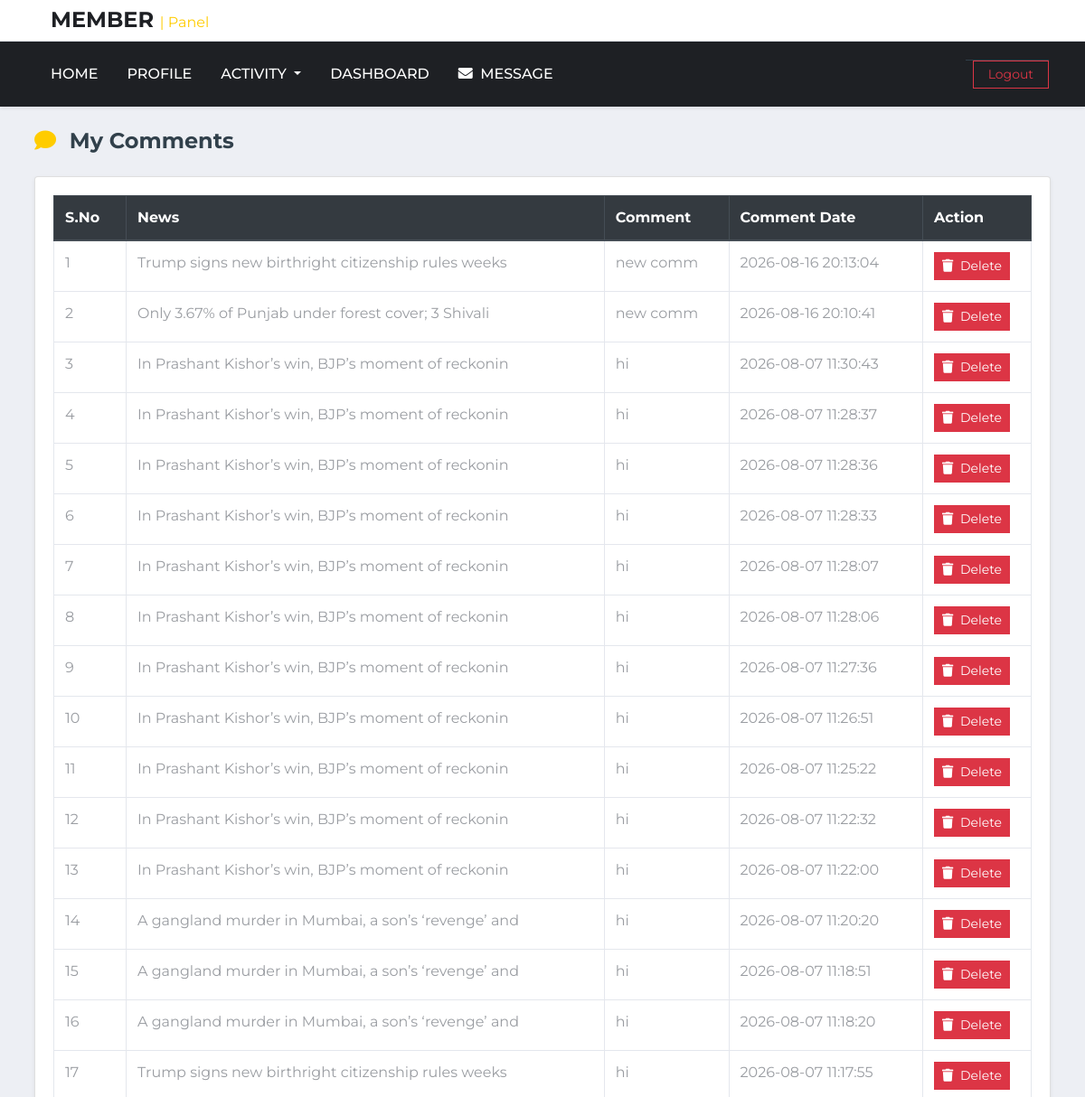
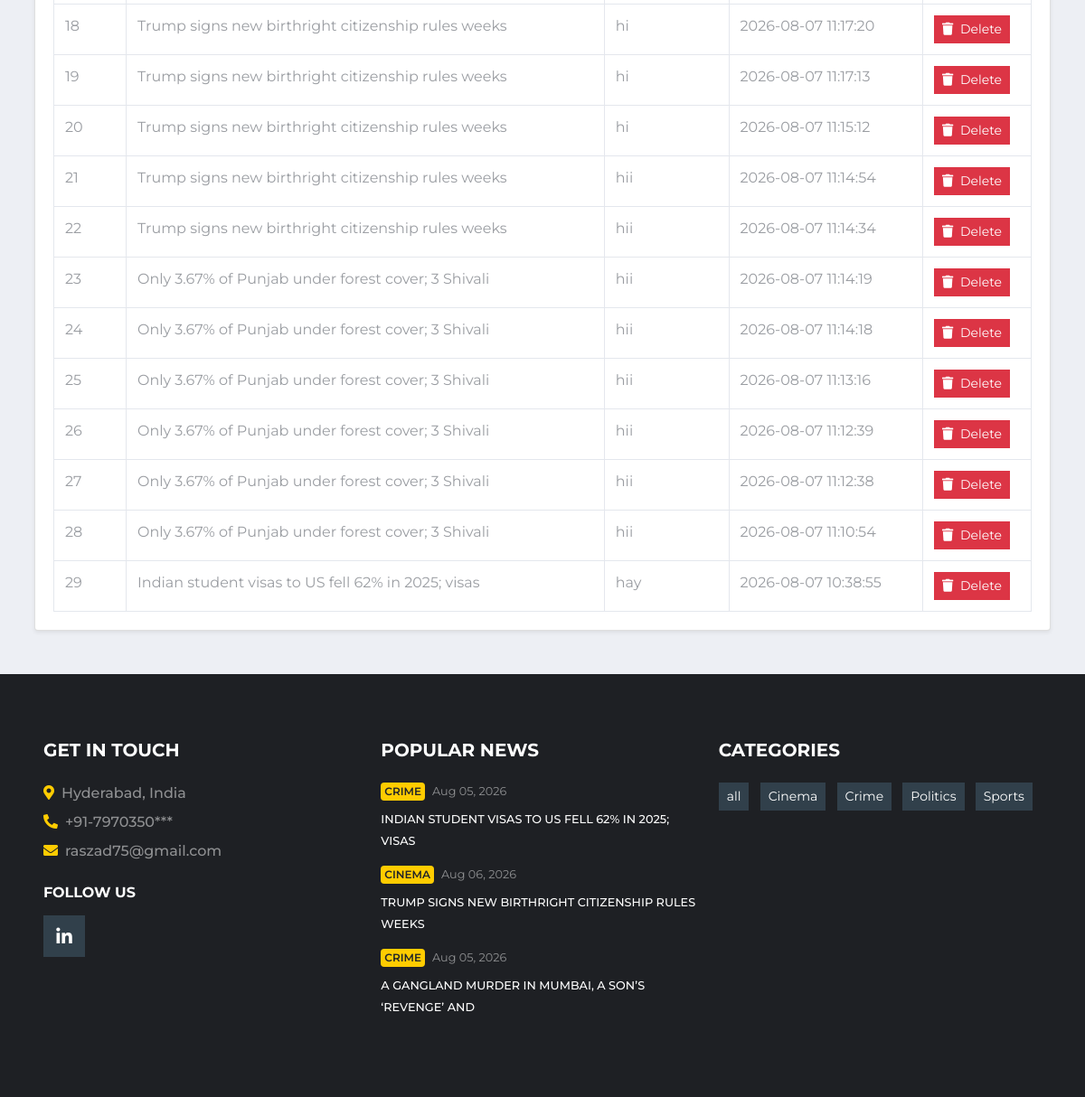
The page /comment.php (signed in) on the database its author committed (2 pictures, top to bottom).
### tables this page shows
CREATE TABLE `comment` (
  `com_id` int(5) NOT NULL,
  `news_id` int(5) NOT NULL,
  `user_id` int(5) NOT NULL,
  `comments` varchar(200) NOT NULL,
  `date` datetime NOT NULL DEFAULT current_timestamp(),
  `replied_on` int(5) NOT NULL,
  `is_verified` int(11) NOT NULL DEFAULT 0,
  `is_delete` int(11) NOT NULL DEFAULT 0
);

CREATE TABLE `news_table` (
  `nid` int(5) NOT NULL,
  `heading` varchar(50) NOT NULL,
  `n_category_id` int(5) NOT NULL,
  `n_location_id` int(5) NOT NULL,
  `description` varchar(5000) NOT NULL,
  `reporter_id` int(5) NOT NULL,
  `editor_id` int(11) NOT NULL,
  `news_image` varchar(50) NOT NULL,
  `posted_date` timestamp NOT NULL DEFAULT current_timestamp(),
  `views` int(5) NOT NULL,
  `is_delete` int(5) NOT NULL DEFAULT 0,
  `is_publish` int(5) NOT NULL DEFAULT 0,
  `is_breaking` int(5) NOT NULL DEFAULT 0,
  `scheduled_publish_at` datetime DEFAULT NULL,
  `is_scheduled` tinyint(1) NOT NULL DEFAULT 0
);

CREATE TABLE `category` (
  `cat_id` int(5) NOT NULL,
  `category` text NOT NULL,
  `is_delete` tinyint(1) NOT NULL DEFAULT 0
);

### comment.php (the view, shortened to what this page needs)
<?php
$uid = $_SESSION['uid'];
$sql = "SELECT
            c.com_id,
            n.nid,
            n.heading,
            c.comments,
            c.date
        FROM `comment` c
        INNER JOIN news_table n
            ON c.news_id = n.nid
        WHERE c.user_id = '$uid'
        ORDER BY c.com_id DESC";
$result = mysqli_query($conn, $sql);
?>
<?php include "member_header.php"; ?>
<div class="container mt-4 mb-5">
    <div class="d-flex justify-content-between align-items-center mb-3">
        <h4 class="font-weight-bold">
            <i class="fas fa-comment text-primary mr-2"></i>
            My Comments
        </h4>
    </div>
    <div class="card shadow-sm">
        <div class="card-body">
            <div class="table-responsive">
                <table class="table table-bordered table-hover mb-0">
                    <thead class="thead-dark">
                        <tr>
                            <th width="80">S.No</th>
                            <th>News</th>
                            <th>Comment</th>
                            <th>Comment Date</th>
                            <th width="120">Action</th>
                        </tr>
                    </thead>
                    <tbody>
                        <?php
                        $i = 1;
                        if (mysqli_num_rows($result) > 0) {
                            while ($row = mysqli_fetch_assoc($result)) {
                        ?>
                                <tr>
                                    <td>
                                        <?php echo $i++; ?>
                                    </td>
                                    <td>
                                        <?php echo $row['heading']; ?>
                                    </td>
                                    <td>
                                        <?php echo $row['comments']; ?>
                                    </td>
                                    <td>
                                        <?php echo $row['date']; ?>
                                    </td>
                                    <td>
                                        <a href="db.php?delete_comment=<?php echo $row['com_id']; ?>"
                                            class="btn btn-danger btn-sm"
                                            onclick="return confirm('Are you sure you want to delete this comment?');">
                                            <i class="fas fa-trash mr-1"></i>
                                            Delete
                                        </a>
                                    </td>
                                </tr>
                        <?php
                            }
                        }
                        ?>
                    </tbody>
                </table>
            </div>
        </div>
    </div>
</div>
<?php include "footer.php"; ?>

### footer.php (shortened to what this page needs)
<?php
$conn = mysqli_connect("localhost", "root", "", "news");
?>
<footer class="container-fluid bg-dark text-white-50 pt-5 px-sm-3 px-md-5 mt-5">
    <div class="row py-4">
        <div class="col-lg-4 col-md-6 mb-5">
            <h5 class="mb-4 text-white text-uppercase font-weight-bold">Get In Touch</h5>
            <p class="font-weight-medium mb-2">
                <i class="fa fa-map-marker-alt mr-2 text-primary"></i>Hyderabad, India
            </p>
            <p class="font-weight-medium mb-2">
                <i class="fa fa-phone-alt mr-2 text-primary"></i>+91-7970350***
            </p>
            <p class="font-weight-medium mb-4">
                <i class="fa fa-envelope mr-2 text-primary"></i>raszad75@gmail.com
            </p>
            <h6 class="mt-4 mb-3 text-white text-uppercase font-weight-bold">Follow Us</h6>
            <div class="d-flex justify-content-start">
                <a class="btn btn-lg btn-secondary btn-lg-square mr-2 text-white"
                    href="https://www.linkedin.com/in/aszad-raza"
                    target="_blank">
                    <i class="fab fa-linkedin-in"></i>
                </a>
            </div>
        </div>
        <?php
        $popular_sql = " SELECT n.nid, n.heading, n.posted_date, c.category,
        COUNT(l.like_id) AS total_likes FROM news_table n
        LEFT JOIN category c ON n.n_category_id = c.cat_id LEFT JOIN `likes` l ON n.nid = l.news_id
        WHERE n.is_publish = 1 AND n.is_delete = 0 GROUP BY  n.nid, n.heading, n.posted_date, c.category
        ORDER BY total_likes DESC LIMIT 3
";
        $popular_result = mysqli_query($conn, $popular_sql);
        ?>
        <div class="col-lg-4 col-md-6 mb-5">
            <h5 class="mb-4 text-white text-uppercase font-weight-bold">
                Popular News
            </h5>
            <?php foreach ($popular_result as $popular) { ?>
                <div class="mb-3">
                    <div class="mb-2 d-flex align-items-center">
                        <a class="badge badge-primary text-uppercase font-weight-semi-bold p-1 mr-2"
                            href="index.php?catcat=<?php echo urlencode($popular['category']); ?>">
                            <?php echo $popular['category']; ?>
                        </a>
                        <a class="text-white-50 small" href="#">
                            <?php echo date("M d, Y", strtotime($popular['posted_date'])); ?>
                        </a>
                    </div>
                    <a class="small text-light text-uppercase font-weight-medium text-decoration-none"
                        href="db.php?singlenews2=<?php echo $popular['nid']; ?>">
                        <?php echo $popular['heading']; ?>
                    </a>
                </div>
            <?php } ?>
        </div>
        <?php
        $category_sql = "SELECT * FROM category ORDER BY category ASC";
        $category_result = mysqli_query($conn, $category_sql);
        ?>
        <div class="col-lg-4 col-md-6 mb-5">
            <h5 class="mb-4 text-white text-uppercase font-weight-bold">Categories</h5>
            <div class="m-n1">
                <?php
                foreach ($category_result as $category) {
                ?>
                    <a href="index.php?catcat=<?php echo urlencode($category['category']); ?>"
                        class="btn btn-sm btn-secondary m-1 text-white">
                        <?php echo $category['category']; ?>
                    </a>
                <?php
                }
                ?>
            </div>
        </div>
    </div>
</footer>
</body>
</html>

### rows shown on the page
comment: news.heading "Trump signs new birthright citizenship rules weeks", comments "new comm", date "2026-08-16 20:13:04"
comment: news.heading "Only 3.67% of Punjab under forest cover; 3 Shivali", comments "new comm", date "2026-08-16 20:10:41"
comment: news.heading "In Prashant Kishor’s win, BJP’s moment of reckonin", comments "hi", date "2026-08-07 11:30:43"
comment: news.heading "In Prashant Kishor’s win, BJP’s moment of reckonin", comments "hi", date "2026-08-07 11:28:37"
comment: news.heading "In Prashant Kishor’s win, BJP’s moment of reckonin", comments "hi", date "2026-08-07 11:28:36"
comment: news.heading "In Prashant Kishor’s win, BJP’s moment of reckonin", comments "hi", date "2026-08-07 11:28:33"
comment: news.heading "In Prashant Kishor’s win, BJP’s moment of reckonin", comments "hi", date "2026-08-07 11:28:07"
comment: news.heading "In Prashant Kishor’s win, BJP’s moment of reckonin", comments "hi", date "2026-08-07 11:28:06"
comment: news.heading "In Prashant Kishor’s win, BJP’s moment of reckonin", comments "hi", date "2026-08-07 11:27:36"
comment: news.heading "In Prashant Kishor’s win, BJP’s moment of reckonin", comments "hi", date "2026-08-07 11:26:51"
comment: news.heading "In Prashant Kishor’s win, BJP’s moment of reckonin", comments "hi", date "2026-08-07 11:25:22"
comment: news.heading "In Prashant Kishor’s win, BJP’s moment of reckonin", comments "hi", date "2026-08-07 11:22:32"
comment: news.heading "In Prashant Kishor’s win, BJP’s moment of reckonin", comments "hi", date "2026-08-07 11:22:00"
comment: news.heading "A gangland murder in Mumbai, a son’s ‘revenge’ and", comments "hi", date "2026-08-07 11:20:20"
comment: news.heading "A gangland murder in Mumbai, a son’s ‘revenge’ and", comments "hi", date "2026-08-07 11:18:51"
comment: news.heading "A gangland murder in Mumbai, a son’s ‘revenge’ and", comments "hi", date "2026-08-07 11:18:20"
comment: news.heading "Trump signs new birthright citizenship rules weeks", comments "hi", date "2026-08-07 11:17:55"
comment: news.heading "Trump signs new birthright citizenship rules weeks", comments "hi", date "2026-08-07 11:17:20"
comment: news.heading "Trump signs new birthright citizenship rules weeks", comments "hi", date "2026-08-07 11:17:13"
comment: news.heading "Trump signs new birthright citizenship rules weeks", comments "hi", date "2026-08-07 11:15:12"
comment: news.heading "Trump signs new birthright citizenship rules weeks", comments "hii", date "2026-08-07 11:14:54"
comment: news.heading "Trump signs new birthright citizenship rules weeks", comments "hii", date "2026-08-07 11:14:34"
comment: news.heading "Only 3.67% of Punjab under forest cover; 3 Shivali", comments "hii", date "2026-08-07 11:14:19"
comment: news.heading "Only 3.67% of Punjab under forest cover; 3 Shivali", comments "hii", date "2026-08-07 11:14:18"
comment: news.heading "Only 3.67% of Punjab under forest cover; 3 Shivali", comments "hii", date "2026-08-07 11:13:16"
comment: news.heading "Only 3.67% of Punjab under forest cover; 3 Shivali", comments "hii", date "2026-08-07 11:12:39"
comment: news.heading "Only 3.67% of Punjab under forest cover; 3 Shivali", comments "hii", date "2026-08-07 11:12:38"
comment: news.heading "Only 3.67% of Punjab under forest cover; 3 Shivali", comments "hii", date "2026-08-07 11:10:54"
comment: news.heading "Indian student visas to US fell 62% in 2025; visas", comments "hay", date "2026-08-07 10:38:55"
news_table: n_category.category "CRIME", posted_date "Aug 05, 2026", heading "INDIAN STUDENT VISAS TO US FELL 62% IN 2025; VISAS"
news_table: n_category.category "CINEMA", posted_date "Aug 06, 2026", heading "TRUMP SIGNS NEW BIRTHRIGHT CITIZENSHIP RULES WEEKS"
news_table: n_category.category "CRIME", posted_date "Aug 05, 2026", heading "A GANGLAND MURDER IN MUMBAI, A SON’S ‘REVENGE’ AND"
category: category "all"
category: category "Cinema"
category: category "Crime"
category: category "Politics"
category: category "Sports"
